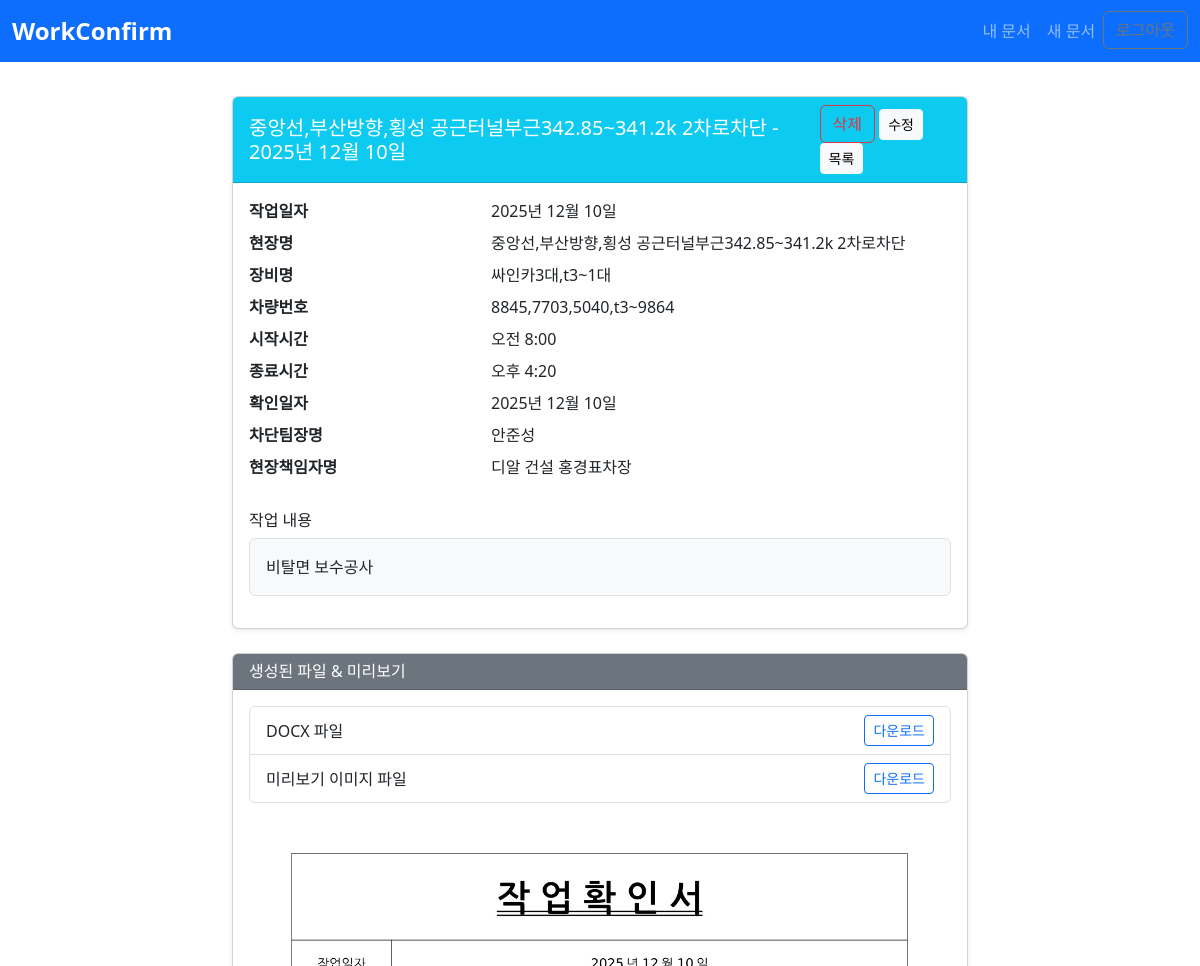
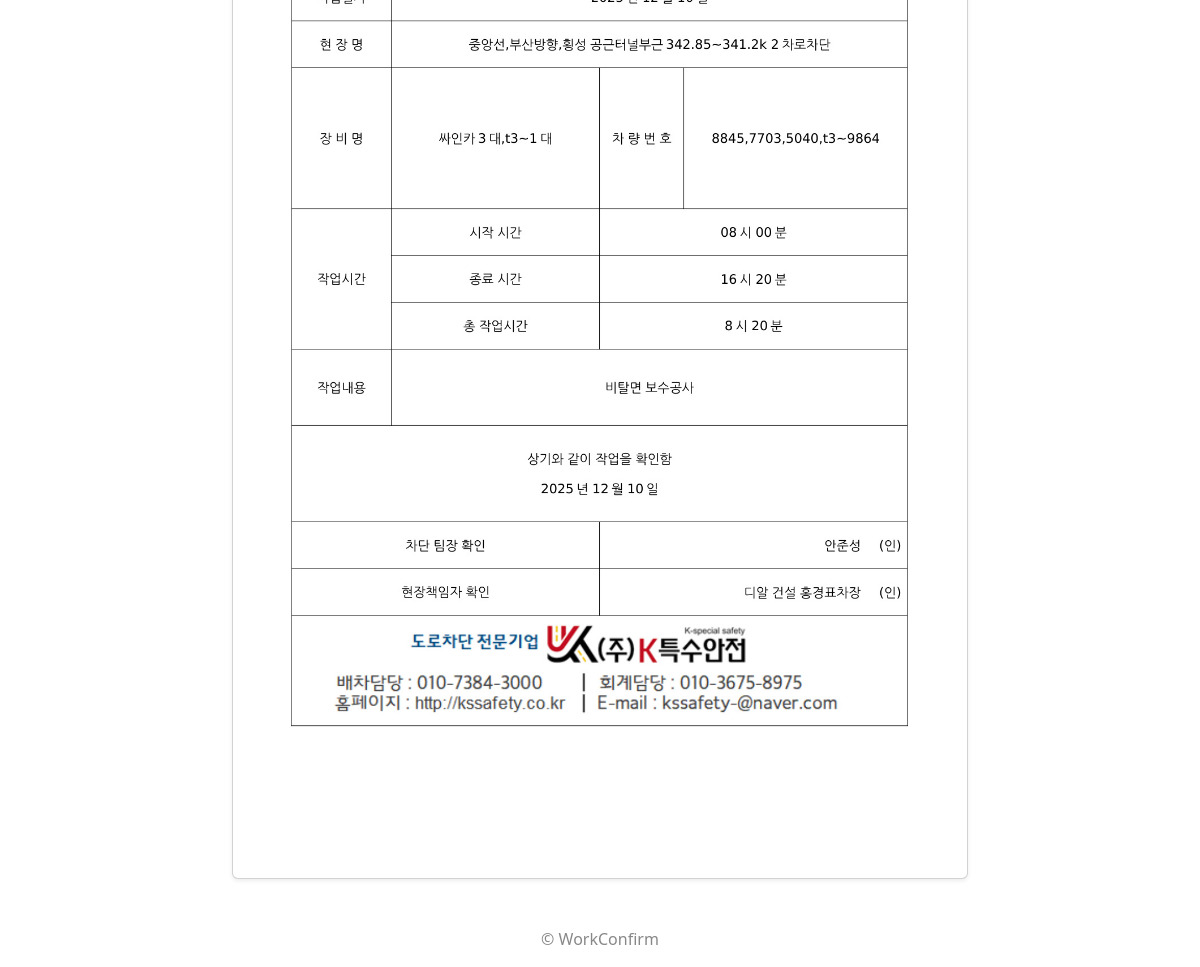
Page /226/ (signed in) on the committed database (2 pictures, top to bottom).
### app/models.py (models this page shows, shortened)
class WorkFormEntry(models.Model):
    document = models.ForeignKey(
        WorkFormDocument,
        on_delete=models.CASCADE,
        related_name='entries'
    )
    work_date    = models.DateField('작업일자')
    location     = models.CharField('현장명', max_length=100)
    device       = models.CharField('장비명', max_length=100)
    carno        = models.CharField('차량번호', max_length=100, blank=True)
    start_time   = models.TimeField('시작시간')
    end_time     = models.TimeField('종료시간')
    end_day      = models.CharField('종료일', max_length=10, choices=DAY_CHOICES, default='same')
    work_content = models.TextField('작업내용')
    confirm_date = models.DateField('확인일자')
    cert_17      = models.CharField('차단팀장명', max_length=100, blank=True)
    cert_18      = models.CharField('현장책임자명', max_length=100, blank=True)
    created_at   = models.DateTimeField(auto_now_add=True)
    class Meta:
        ordering = ['-created_at']

class WorkFormDocument(models.Model):
    user          = models.ForeignKey(
                    settings.AUTH_USER_MODEL,
                        on_delete=models.CASCADE,
                        related_name='documents',
                        default = None
                    )
    created_at = models.DateTimeField(auto_now_add=True)
    folder_name = models.CharField('폴더명', max_length=255)
    docx_file = models.FileField('DOCX 파일', upload_to=upload_to)
    preview_image = models.ImageField('미리보기 이미지', upload_to=upload_to)
    class Meta:
        ordering = ['-created_at']

### app/views.py (the view)
# urls.py: path('<int:pk>/',      views.document_detail, name='document_detail'),
@login_required
def document_detail(request, pk):
    doc   = get_object_or_404(WorkFormDocument, pk=pk, user=request.user)
    entry = doc.entries.first()
    return render(request, 'app/document_detail.html', {
        'doc':   doc,
        'entry': entry,
    })

### app/templates/app/document_detail.html (shortened to what this page needs)
{% extends 'app/base.html' %}
{% block content %}
<div class="row justify-content-center mt-4">
  <div class="col-lg-8">
    <div class="card shadow-sm mb-4">
      <div class="card-header bg-info text-white d-flex justify-content-between align-items-center">
        <h5 class="mb-0">{{ entry.location }} - {{ entry.work_date }}</h5>
        <div>
          <form method="post"
                  action="{% url 'document_delete' doc.pk %}"
                  style="display:inline;"
                  onsubmit="return confirm('정말 이 문서를 삭제하시겠습니까?');">
              <button type="submit" class="btn btn-outline-danger">
                삭제
              </button>
            </form>
          <a href="{% url 'document_edit' doc.pk %}" class="btn btn-sm btn-light me-2">수정</a>
          <a href="{% url 'document_list' %}" class="btn btn-sm btn-light">목록</a>
        </div>
      </div>
      <div class="card-body">
        <dl class="row mb-4">
          <dt class="col-sm-4">작업일자</dt><dd class="col-sm-8">{{ entry.work_date }}</dd>
          <dt class="col-sm-4">현장명</dt><dd class="col-sm-8">{{ entry.location }}</dd>
          <dt class="col-sm-4">장비명</dt><dd class="col-sm-8">{{ entry.device }}</dd>
          <dt class="col-sm-4">차량번호</dt><dd class="col-sm-8">{{ entry.carno|default:"미지정" }}</dd>
          <dt class="col-sm-4">시작시간</dt><dd class="col-sm-8">{{ entry.start_time }}</dd>
          <dt class="col-sm-4">종료시간</dt>
            <dd class="col-sm-8">
              {{ entry.end_time }}
            </dd>
          <dt class="col-sm-4">확인일자</dt><dd class="col-sm-8">{{ entry.confirm_date }}</dd>
          <dt class="col-sm-4">차단팀장명</dt><dd class="col-sm-8">{{ entry.cert_17|default:"없음" }}</dd>
          <dt class="col-sm-4">현장책임자명</dt><dd class="col-sm-8">{{ entry.cert_18|default:"없음" }}</dd>
        </dl>
        <h6>작업 내용</h6>
        <p class="border p-3 rounded bg-light">
          {{ entry.work_content|linebreaksbr }}
        </p>
      </div>
    </div>
    <div class="card shadow-sm">
      <div class="card-header bg-secondary text-white">
        <h6 class="mb-0">생성된 파일 &amp; 미리보기</h6>
      </div>
      <div class="card-body">
                <ul class="list-group">
          <li class="list-group-item d-flex justify-content-between align-items-center">
            DOCX 파일
            <a href="{{ doc.docx_file.url }}"
               class="btn btn-sm btn-outline-primary">
              다운로드
            </a>
          </li>
          <li class="list-group-item d-flex justify-content-between align-items-center">
            미리보기 이미지 파일
            <a href="{{ doc.preview_image.url }}"
               class="btn btn-sm btn-outline-primary">
              다운로드
            </a>
          </li>
        </ul>
        <div class="mb-4 text-center">
                      <img src="{{ doc.preview_image.url }}"
               class="img-fluid rounded"
               alt="미리보기 이미지">
        </div>
      </div>
    </div>
  </div>
</div>
{% endblock %}

### app/templates/app/base.html (style rules this page uses)
body { padding-top: 4.5rem; }

### rows in the picture
WorkFormEntry: location "중앙선,부산방향,횡성 공근터널부근342.85~341.2k 2차로차단", work_date "2025년 12월 10일", device "싸인카3대,t3~1대", carno "8845,7703,5040,t3~9864", start_time "오전 8:00", end_time "오후 4:20", confirm_date "2025년 12월 10일", cert_17 "안준성", cert_18 "디알 건설 홍경표차장", work_content "비탈면 보수공사"
WorkFormDocument: preview_image (picture)
